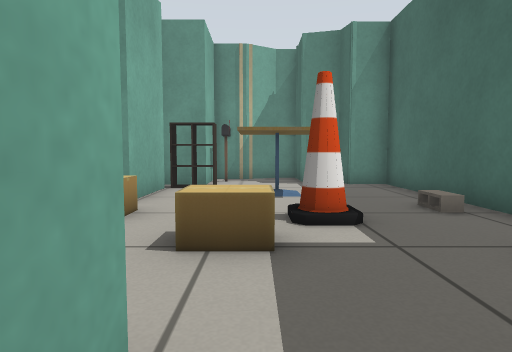
View 1 (above)

14 first-person views from a walk through a world built for the Gazebo simulator. The camera is 0.5 m above the floor, tilts 4° down and sees 75° across. Floor lines are 1 m apart. The floor is counted in squares, 0.5 m on a side. Each view is taken from the middle of a square. On the plan, view 1 faces up. The plan holds only what a view shows up to about 12 squares ahead; the rest is blank. Robots are left out. Gazebo's built-in surfaces are drawn with simple patterns.

View 2
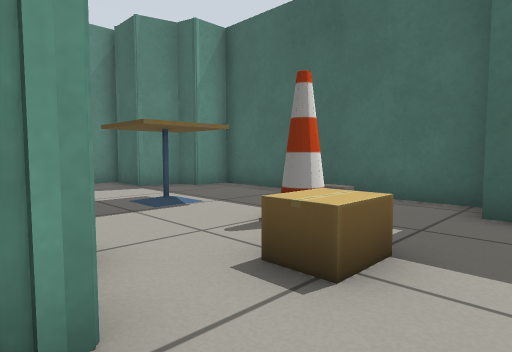

View 3
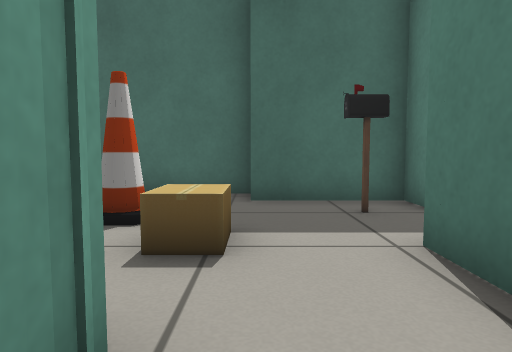

View 4
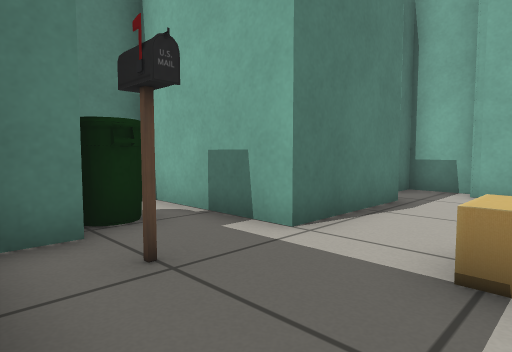

View 5
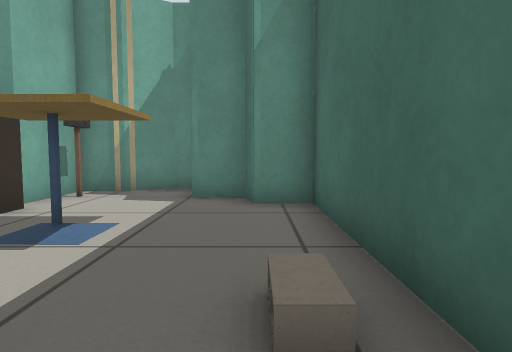

View 6
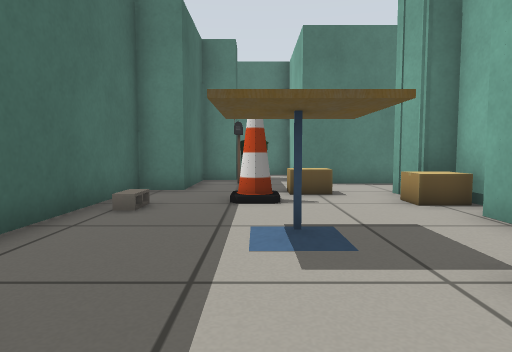

View 7
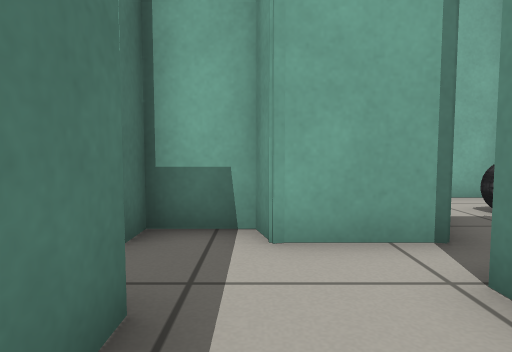

View 8
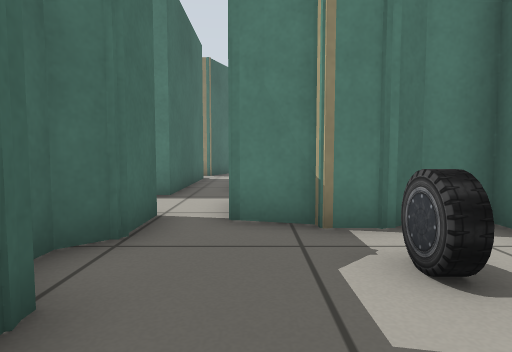

View 9
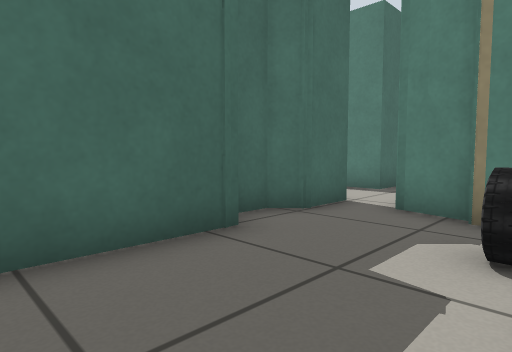

View 10
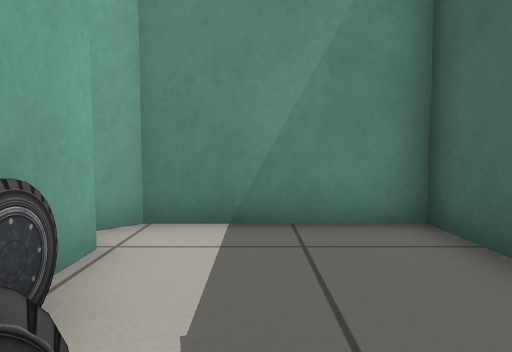

View 11
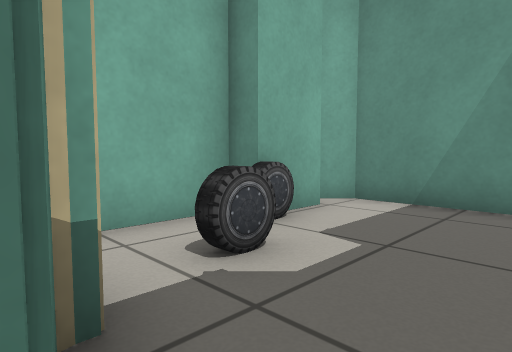

View 12
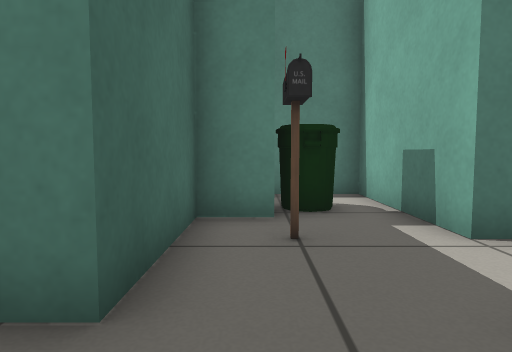

View 13
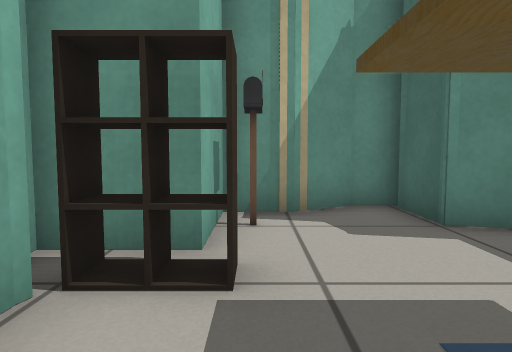

View 14
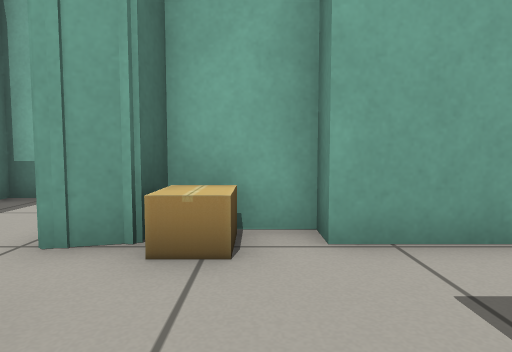

### Floor plan
Points are (right, up) in squares from view 1. A wall is a line through its corners. A room is listed if a view was taken in it or the views show most of it. See-through windows are left out.
Room 1 (views 1, 2, 3, 4, 5, 6, 7, 12, 13, 14)
walls: (-2.6, 4.6) (-2.4, 3.7); (-2.6, 4.1) (-2.6, 3.7); (-2.6, 9.3) (-2.6, 6.8) (-3.3, 6.8) (-3.3, 5.5); (1.6, -0.1) (2.9, -0.1) (2.9, 3.1) (4.1, 3.1) (4.1, 10.6) (2.9, 10.6); (-3.9, 1.2) (-0.5, 1.2) (-0.5, -3) (1.6, -3); (3, 10.4) (2.8, 11.2) (1.6, 11.5) (1.6, 12.9); (-0.1, 12.7) (-0.7, 12.5); (1.7, 13.2) (0.8, 13.2) (-0.4, 12.6) (-1.5, 12.6) (-1.5, 10.4) (-3.4, 10.4)
low walls: (-2.4, 3.7) (-4.4, 3.7); (-1.2, 10) (-1.2, 9.3) (-2.6, 9.3); (-1.8, 10) (-1.8, 9.2); (-2.4, 10) (-2.4, 9.2)
ways out: opening at (-3.5, 2.5)
objects: cardboard box (-3, 5) to (-2, 6); cardboard box (-1, 4) to (0, 4); postbox (-1, 12); cafe table (0, 7) to (1, 9); bin (1, -1); cone (1, 5); postbox (2, 1); cinder block (3, 6)
Room 2 (views 8, 9, 10, 11)
walls: (-4.6, 6.9) (-4.6, 10.6) (-8.6, 10.6) (-9.2, 10.1); (-6.8, 4.4) (-5.6, 4.1); (-8.6, 9.5) (-8.6, 7.7) (-9.3, 7.7) (-9.3, 4.3) (-8.3, 4.3) (-7.7, 4.6) (-6.8, 4.6); (-4.4, 3.7) (-4.4, 5.1) (-3.9, 5.6) (-3.9, 6.4)
ways out: opening at (-5, 4)
objects: car (-8, 6); car (-8, 8)

Positions as (right, up) in squares from view 1, and headings:
1: (0, 0), facing up
2: (-3, 2), facing up-right
3: (-4, 3), facing right
4: (3, 4), facing down-left
5: (3, 4), facing up
6: (1, 12), facing down
7: (-2, 2), facing left
8: (-6, 9), facing down
9: (-8, 10), facing down-right
10: (-7, 6), facing up
11: (-5, 4), facing up-left
12: (2, 5), facing down
13: (-1, 7), facing up
14: (1, 6), facing left
